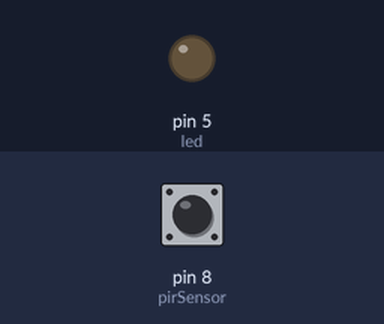
Simulated run of this sketch. Board: Arduino Uno, built with avr-gcc and run on an emulated ATmega328P. Parts: output pins drawn as LEDs (lit = HIGH). Dashed ring = blinking. Inputs (shaded band) come from the test bench; at power-on: pin 8 (pirSensor) LOW. What the sketch prints to the serial monitor is not drawn.

Above: at 1.2 s.
1.3 s: pin 8 (pirSensor) driven HIGH
At 2.2 s:
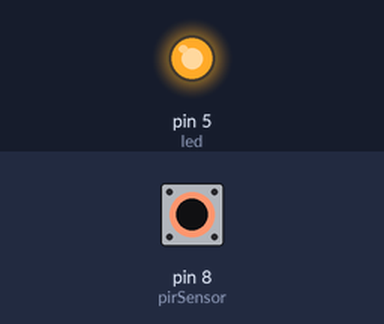
2.8 s: pin 8 (pirSensor) driven LOW
At 3.6 s:
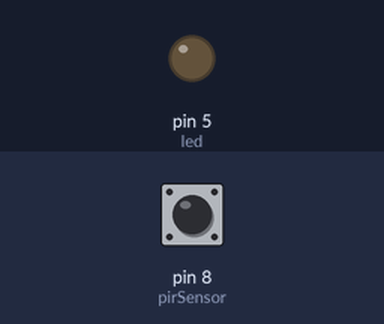
5.8 s: pin 8 (pirSensor) pulsed HIGH 2 times (0.12 s each, 0.3 s apart)
At 5.88 s:
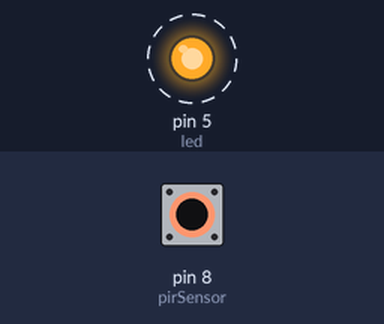
9.4 s: pin 8 (pirSensor) pulsed HIGH 5 times (0.12 s each, 0.3 s apart)
At 11.5 s:
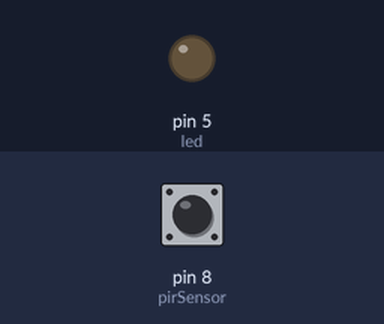
Timing chart, 0 to 13.0 s (numbered marks = the images above; inputs shaded):
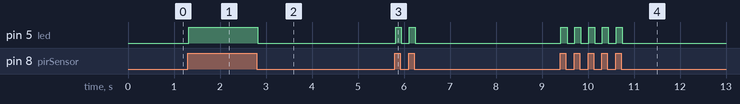

The sketch:

My_LED_based_on_PIR_Sensor.ino
```cpp
/*     Arduini PIR Motion Sensor Tutorial
 *
 *  by Dejan Nedelkovski, www.HowToMechatronics.com
 *
 */
int pirSensor = 8;
int led = 5;
void setup() {
  pinMode(pirSensor, INPUT);
  pinMode(led, OUTPUT);
  Serial.begin(9600);
  Serial.println("Program is started!");
}
void loop() {
  int sensorValue = digitalRead(pirSensor);
  if (sensorValue == 1) {
    Serial.print(sensorValue);
    digitalWrite(led,HIGH);
  }
  else{
  Serial.println("No output is detected");
  digitalWrite(led,LOW);}
}
```

Measured:
- after the input at 1.3 s, pin 5 (led): LOW → HIGH at once
- after the input at 2.8 s, pin 5 (led): HIGH → LOW at once
- after the input at 5.8 s, pin 5 (led): alternates HIGH for 0.13 s and LOW for 0.17 s, 4 changes in all, then stays LOW, starting at once
- after the input at 9.4 s, pin 5 (led): alternates HIGH for 0.13 s and LOW for 0.17 s, 10 changes in all, then stays LOW, starting at once
